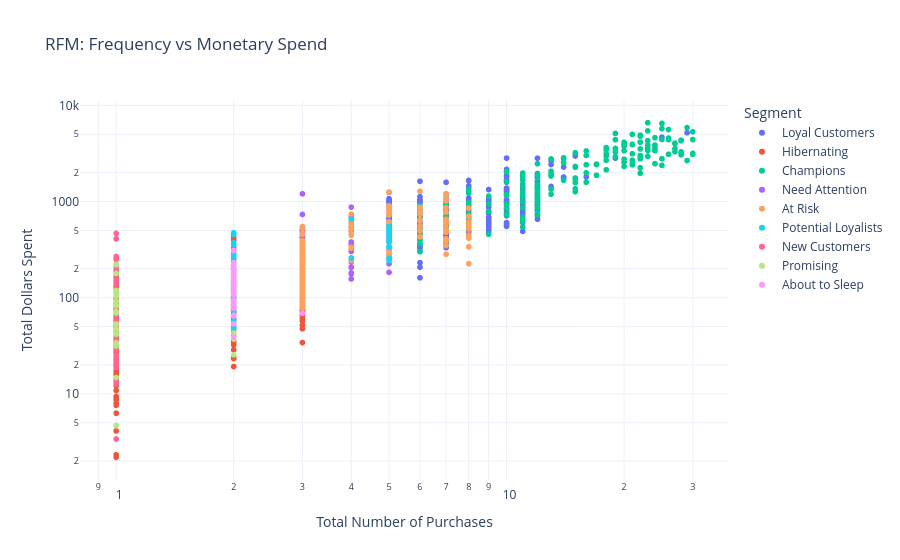

The cell this chart's notebook holds for it:
### Code cell
import plotly.express as px

fig = px.scatter(
    fm, 
    x='Frequency', 
    y='Monetary',
    color='Segment',
    
    # 1. Instantly log-scale the axes (no np.log1p or ax.set_xscale needed!)
    log_x=True, 
    log_y=True,
    
    # 2. Add titles and clean up ugly DataFrame column names for the viewer
    title="RFM: Frequency vs Monetary Spend",
    labels={
        'Frequency': 'Total Number of Purchases', 
        'Monetary': 'Total Dollars Spent'
    },
    
    # 3. Apply a clean background theme (no sns.set_theme needed)
    template='plotly_white'
)
fig.show()

### Figure 1 — Plotly figure (JSON) as saved in the notebook; plotly's stock layout.template omitted (floating-point values rounded to 4 significant figures; data arrays with more than 128 entries replaced by an {"elided": "..."} marker saying what was removed)
{"data": [{"hovertemplate": "Segment=Loyal Customers<br>Total Number of Purchases=%{x}<br>Total Dollars Spent=%{y}<extra></extra>", "legendgroup": "Loyal Customers", "marker": {"color": "#636efa", "symbol": "circle"}, "mode": "markers", "name": "Loyal Customers", "showlegend": true, "type": "scattergl", "x": {"elided": "363 int values"}, "xaxis": "x", "y": {"elided": "363 float values"}, "yaxis": "y"}, {"hovertemplate": "Segment=Hibernating<br>Total Number of Purchases=%{x}<br>Total Dollars Spent=%{y}<extra></extra>", "legendgroup": "Hibernating", "marker": {"color": "#EF553B", "symbol": "circle"}, "mode": "markers", "name": "Hibernating", "showlegend": true, "type": "scattergl", "x": {"elided": "381 int values"}, "xaxis": "x", "y": {"elided": "381 float values"}, "yaxis": "y"}, {"hovertemplate": "Segment=Champions<br>Total Number of Purchases=%{x}<br>Total Dollars Spent=%{y}<extra></extra>", "legendgroup": "Champions", "marker": {"color": "#00cc96", "symbol": "circle"}, "mode": "markers", "name": "Champions", "showlegend": true, "type": "scattergl", "x": {"elided": "190 int values"}, "xaxis": "x", "y": {"elided": "190 float values"}, "yaxis": "y"}, {"hovertemplate": "Segment=Need Attention<br>Total Number of Purchases=%{x}<br>Total Dollars Spent=%{y}<extra></extra>", "legendgroup": "Need Attention", "marker": {"color": "#ab63fa", "symbol": "circle"}, "mode": "markers", "name": "Need Attention", "showlegend": true, "type": "scattergl", "x": [3, 5, 3, 3, 5, 4, 3, 5, 4, 4, 4, 3, 3, 3, 5, 3, 3, 4, 5, 4, 4, 5, 5, 4, 5, 3, 4, 5, 5, 3, 4, 4, 4, 4, 3, 5, 5, 3, 4, 4, 4, 5, 5, 5, 3, 3, 3, 3, 4, 3, 3, 5, 5, 4, 5, 4, 3, 3, 4, 3, 3, 3, 3, 5, 5, 4, 5, 5, 3, 5, 3, 5, 5, 5, 3, 5, 3, 3, 3, 3, 5, 4, 3, 4, 4, 4, 4, 3, 5, 3, 4, 3, 3, 4, 5, 5, 5, 3, 4, 3, 3, 3, 3, 3, 3, 4, 4, 4, 5, 3], "xaxis": "x", "y": [187.1, 535.5, 322.0, 256.4, 263.3, 350.6, 155.1, 532.9, 552.1, 546.4, 346.7, 733.7, 108.9, 418.3, 390.8, 185.4, 123.6, 245.3, 497.3, 349.1, 873.9, 473.2, 389.6, 455.9, 312.8, 215.4, 207.4, 508.8, 280.7, 520.1, 323.3, 351.3, 156.6, 558.2, 163.6, 376.8, 311.1, 320.0, 246.0, 181.4, 243.8, 535.7, 341.6, 515.4, 85.39, 432.9, 173.8, 150.9, 498.9, 493.9, 429.0, 441.4, 286.7, 236.8, 452.6, 318.9, 154.9, 215.7, 691.2, 87.47, 147.2, 157.6, 334.3, 279.8, 537.6, 609.5, 183.3, 455.5, 1202.0, 536.1, 114.3, 340.3, 438.2, 252.8, 363.7, 528.0, 477.8, 256.5, 311.8, 96.82, 225.1, 303.0, 265.7, 697.2, 176.9, 645.9, 207.4, 299.0, 393.4, 473.6, 619.4, 299.9, 137.5, 357.8, 455.0, 398.6, 413.8, 486.6, 710.4, 96.67, 537.6, 187.9, 372.7, 229.6, 87.33, 529.7, 589.9, 379.0, 319.3, 262.4], "yaxis": "y"}, {"hovertemplate": "Segment=At Risk<br>Total Number of Purchases=%{x}<br>Total Dollars Spent=%{y}<extra></extra>", "legendgroup": "At Risk", "marker": {"color": "#FFA15A", "symbol": "circle"}, "mode": "markers", "name": "At Risk", "showlegend": true, "type": "scattergl", "x": {"elided": "219 int values"}, "xaxis": "x", "y": {"elided": "219 float values"}, "yaxis": "y"}, {"hovertemplate": "Segment=Potential Loyalists<br>Total Number of Purchases=%{x}<br>Total Dollars Spent=%{y}<extra></extra>", "legendgroup": "Potential Loyalists", "marker": {"color": "#19d3f3", "symbol": "circle"}, "mode": "markers", "name": "Potential Loyalists", "showlegend": true, "type": "scattergl", "x": [2, 2, 2, 2, 2, 2, 2, 5, 2, 2, 2, 2, 5, 2, 2, 2, 2, 2, 2, 2, 2, 5, 2, 2, 2, 2, 2, 5, 2, 2, 2, 2, 2, 2, 5, 2, 2, 2, 2, 2, 2, 2, 5, 2, 2, 2, 2, 2, 2, 2, 2, 2, 2, 5, 5, 2, 2, 2, 2, 4, 2, 2, 2, 2, 5, 2, 2, 2, 2, 2, 2, 2, 2, 2, 2, 2, 2, 2, 2, 5, 4, 2, 5, 5, 5, 2, 2, 2, 2, 2, 2, 2, 2, 2, 2, 2, 2, 2, 2, 5, 5, 5, 2, 2], "xaxis": "x", "y": [251.5, 255.8, 459.4, 95.94, 123.1, 357.5, 167.0, 387.2, 118.6, 103.1, 48.79, 55.82, 377.2, 210.6, 79.37, 181.3, 233.9, 107.1, 266.4, 132.7, 73.61, 546.5, 188.0, 371.5, 111.1, 76.11, 54.3, 484.0, 74.88, 205.9, 119.6, 230.7, 63.6, 163.9, 397.1, 159.1, 296.3, 166.5, 47.4, 94.73, 56.63, 103.2, 487.5, 114.6, 56.62, 129.4, 99.85, 228.5, 51.17, 167.5, 127.4, 127.7, 276.2, 534.3, 257.1, 118.1, 53.84, 98.43, 81.37, 259.1, 152.1, 167.0, 174.9, 87.24, 464.9, 473.0, 118.0, 90.73, 241.8, 147.6, 92.24, 160.6, 80.57, 66.28, 142.2, 106.6, 130.0, 80.42, 454.1, 528.5, 653.8, 98.09, 341.1, 242.8, 334.5, 100.3, 87.71, 74.0, 93.49, 194.2, 171.4, 148.0, 190.2, 101.4, 115.9, 116.8, 63.33, 217.4, 192.4, 384.3, 435.5, 456.7, 100.1, 242.3], "yaxis": "y"}, {"hovertemplate": "Segment=New Customers<br>Total Number of Purchases=%{x}<br>Total Dollars Spent=%{y}<extra></extra>", "legendgroup": "New Customers", "marker": {"color": "#FF6692", "symbol": "circle"}, "mode": "markers", "name": "New Customers", "showlegend": true, "type": "scattergl", "x": [1, 1, 1, 1, 1, 1, 1, 1, 1, 1, 1, 1, 1, 1, 1, 1, 1, 1, 1, 1, 1, 1, 1, 1, 1, 1, 1, 1, 1, 1, 1, 1, 1, 1, 1, 1, 1, 1, 1, 1, 1, 1, 1, 1, 1, 1, 1, 1, 1, 1, 1, 1, 1, 1, 1, 1, 1, 1, 1, 1, 1, 1, 1, 1, 1, 1, 1, 1, 1, 1, 1, 1], "xaxis": "x", "y": [39.51, 32.78, 33.95, 88.38, 75.01, 29.14, 49.79, 104.6, 73.85, 93.89, 92.06, 40.49, 222.1, 116.7, 67.23, 139.6, 95.43, 254.2, 84.88, 49.06, 33.46, 41.6, 215.4, 25.36, 46.99, 29.01, 267.8, 3.39, 69.28, 93.57, 20.45, 122.3, 13.85, 20.87, 172.9, 54.11, 93.28, 12.62, 66.23, 23.96, 152.4, 21.84, 71.73, 69.73, 99.06, 65.93, 85.3, 38.66, 30.23, 48.85, 177.5, 74.99, 409.1, 52.32, 250.2, 66.47, 32.41, 87.52, 29.22, 35.7, 58.21, 98.58, 89.02, 45.5, 71.13, 40.25, 42.82, 465.8, 194.2, 18.78, 59.25, 56.89], "yaxis": "y"}, {"hovertemplate": "Segment=Promising<br>Total Number of Purchases=%{x}<br>Total Dollars Spent=%{y}<extra></extra>", "legendgroup": "Promising", "marker": {"color": "#B6E880", "symbol": "circle"}, "mode": "markers", "name": "Promising", "showlegend": true, "type": "scattergl", "x": [1, 1, 1, 1, 1, 1, 1, 1, 1, 1, 1, 1, 1, 1, 2, 1, 1, 1, 1, 1, 2, 1, 1, 1, 2, 2, 1, 1], "xaxis": "x", "y": [71.83, 46.57, 179.0, 47.62, 221.0, 14.79, 91.55, 83.31, 41.79, 31.92, 107.0, 4.68, 33.82, 82.63, 42.74, 82.68, 221.0, 118.6, 53.21, 31.44, 42.81, 110.2, 42.45, 69.32, 37.14, 25.44, 82.17, 103.7], "yaxis": "y"}, {"hovertemplate": "Segment=About to Sleep<br>Total Number of Purchases=%{x}<br>Total Dollars Spent=%{y}<extra></extra>", "legendgroup": "About to Sleep", "marker": {"color": "#FF97FF", "symbol": "circle"}, "mode": "markers", "name": "About to Sleep", "showlegend": true, "type": "scattergl", "x": [2, 2, 2, 2, 2, 2, 2, 2, 2, 2, 2, 2, 2, 2, 2, 2, 2, 2, 2, 2, 2, 2, 2, 2, 2, 2, 2, 2, 2, 2, 3, 2, 2], "xaxis": "x", "y": [137.3, 140.1, 186.0, 168.5, 192.1, 64.73, 65.53, 155.9, 38.98, 158.7, 131.8, 93.64, 81.97, 174.7, 171.4, 77.94, 231.4, 310.2, 222.6, 119.7, 189.4, 79.68, 153.7, 121.2, 203.1, 53.47, 110.2, 309.9, 153.5, 88.45, 68.9, 106.9, 133.4], "yaxis": "y"}], "layout": {"legend": {"title": {"text": "Segment"}, "tracegroupgap": 0}, "title": {"text": "RFM: Frequency vs Monetary Spend"}, "xaxis": {"anchor": "y", "domain": [0, 1], "title": {"text": "Total Number of Purchases"}, "type": "log"}, "yaxis": {"anchor": "x", "domain": [0, 1], "title": {"text": "Total Dollars Spent"}, "type": "log"}}}
